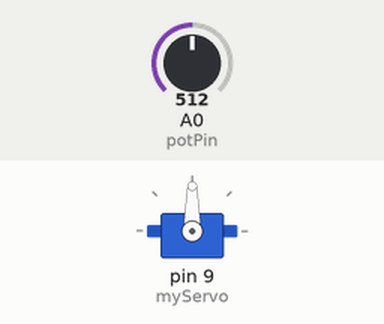
Recording of a sketch running on a simulated Arduino Uno, built with avr-gcc and run on an emulated ATmega328P. Shown: servo. The test bench sets the inputs (shaded band); at power-on: A0 (potPin) = 512.

Above: at 1.2 s.
1.3 s: A0 (potPin) set to 716
At 2.5 s:
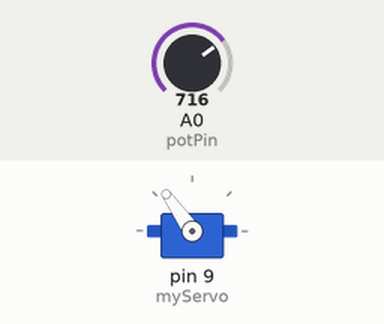
2.8 s: A0 (potPin) set to 900
At 3.4 s:
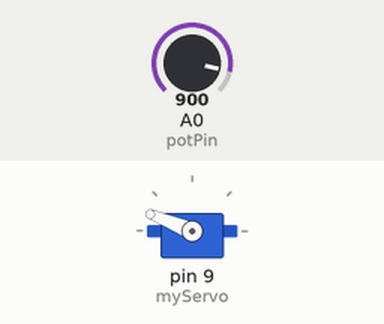
4.3 s: A0 (potPin) set to 1023
At 4.8 s:
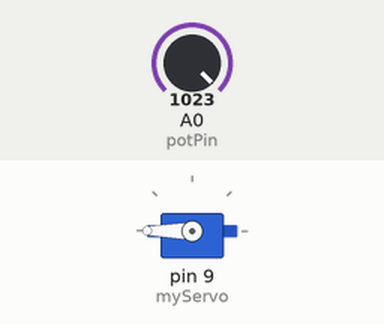
5.8 s: A0 (potPin) set to 306
At 6.8 s:
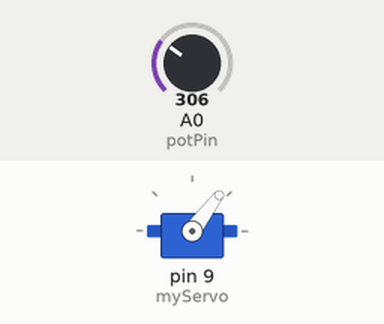
7.3 s: A0 (potPin) set to 122
At 8.3 s:
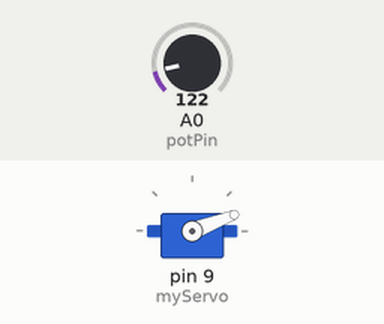
Timing chart, 0 to 9.8 s (numbered marks = the images above; inputs shaded):
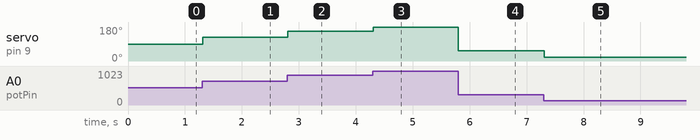

The sketch:

Servo_Position_Control.ino
```cpp
#include <Servo.h>  // Include the Servo library

Servo myServo;      // Create a servo object

int potPin = A0;    // Potentiometer connected to A0
int potValue;       // Variable to store potentiometer value
int angle;          // Mapped servo angle (0 to 180 degrees)

void setup() {
  myServo.attach(9);  // Attach the servo to pin 9
}

void loop() {
  potValue = analogRead(potPin);           // Read potentiometer (0–1023)
  angle = map(potValue, 0, 1023, 0, 180);  // Convert to 0–180 degrees
  myServo.write(angle);                   // Move servo to angle
  delay(15);                              // Small delay for smooth movement
}
```

Measured:
- after the input at 1.3 s, servo on pin 9 (myServo): 90° → 125° at once
- after the input at 2.8 s, servo on pin 9 (myServo): 125° → 158° at once
- after the input at 4.3 s, servo on pin 9 (myServo): 158° → 180° at once
- after the input at 5.8 s, servo on pin 9 (myServo): 180° → 53° at once
- after the input at 7.3 s, servo on pin 9 (myServo): 53° → 21° at once
